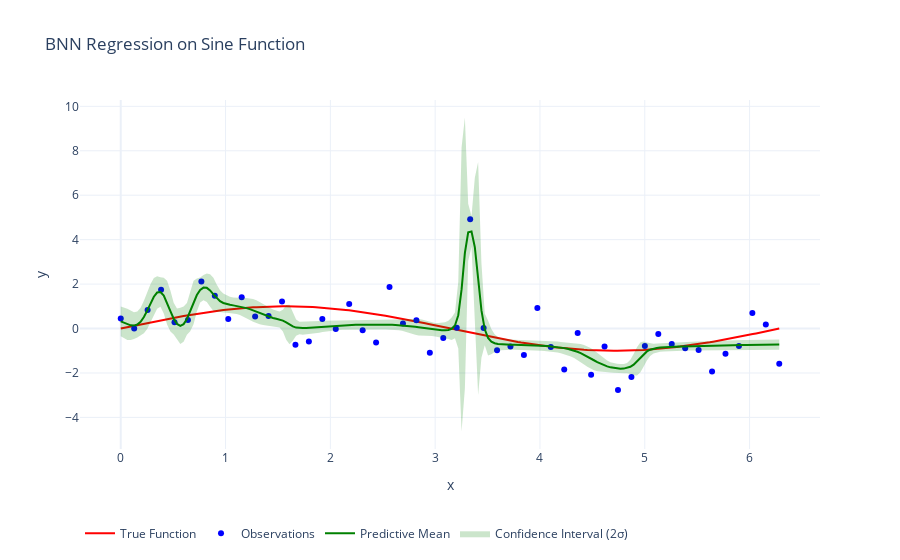

Notebook code for this chart:
### Code cell
from models.laplace import LaplaceBNN

n = 3

# モデルの初期化
args = {
    "regnet_dims": [64*n, 64*n, 64*n],
    "regnet_activation": "tanh",
    "prior_var": 1.0,
    "noise_var": 0.2,
    "iterative": True,
}
input_dim = 1
output_dim = 1
device = torch.device("cpu")

model = LaplaceBNN(args, input_dim=input_dim, output_dim=output_dim, device=device)


data_params = {
    "n_points": 50,
    "noise_std": 0.9,
    "outlier_ratio": 0.03
}

loss_params = {
    "n_epochs": 1000,
    "weight_decay": 1e-3,
    "artl_weight": 0,
    "lambd": 1e-3,
    "k": (1, 2, 3,), # order
    "q": 2,  # exponent
    "M": 100
}

plot_model(model, loss_params=loss_params, data_params=data_params)

### Figure 1 — Plotly figure (JSON) as saved in the notebook; plotly's stock layout.template omitted (floating-point values rounded to 4 significant figures; data arrays with more than 128 entries replaced by an {"elided": "..."} marker saying what was removed)
{"data": [{"line": {"color": "red"}, "mode": "lines", "name": "True Function", "type": "scatter", "x": {"elided": "200 float values"}, "y": {"elided": "200 float values"}}, {"marker": {"color": "blue"}, "mode": "markers", "name": "Observations", "type": "scatter", "x": [0, 0.1282, 0.2565, 0.3847, 0.5129, 0.6411, 0.7694, 0.8976, 1.026, 1.154, 1.282, 1.411, 1.539, 1.667, 1.795, 1.923, 2.052, 2.18, 2.308, 2.436, 2.565, 2.693, 2.821, 2.949, 3.077, 3.206, 3.334, 3.462, 3.59, 3.719, 3.847, 3.975, 4.103, 4.232, 4.36, 4.488, 4.616, 4.744, 4.873, 5.001, 5.129, 5.257, 5.386, 5.514, 5.642, 5.77, 5.899, 6.027, 6.155, 6.283], "y": [0.447, 0.003439, 0.8366, 1.746, 0.28, 0.3874, 2.117, 1.473, 0.4326, 1.403, 0.5416, 0.568, 1.217, -0.7266, -0.5775, 0.4324, -0.02495, 1.103, -0.07694, -0.6228, 1.865, 0.2307, 0.3759, -1.091, -0.4259, 0.03576, 4.922, 0.02302, -0.9745, -0.8081, -1.19, 0.9268, -0.8323, -1.839, -0.1982, -2.074, -0.8074, -2.763, -2.183, -0.7815, -0.2498, -0.7009, -0.8859, -0.9667, -1.929, -1.139, -0.7898, 0.6978, 0.1814, -1.587]}, {"line": {"color": "green"}, "mode": "lines", "name": "Predictive Mean", "type": "scatter", "x": {"elided": "200 float values"}, "y": {"elided": "200 float values"}}, {"fill": "toself", "fillcolor": "green", "line": {"color": "rgba(255, 165, 0, 0)"}, "name": "Confidence Interval (2σ)", "opacity": 0.2, "showlegend": true, "type": "scatter", "x": {"elided": "400 float values"}, "y": {"elided": "400 float values"}}], "layout": {"legend": {"orientation": "h", "y": -0.2}, "title": {"text": "BNN Regression on Sine Function"}, "xaxis": {"title": {"text": "x"}}, "yaxis": {"title": {"text": "y"}}}}
